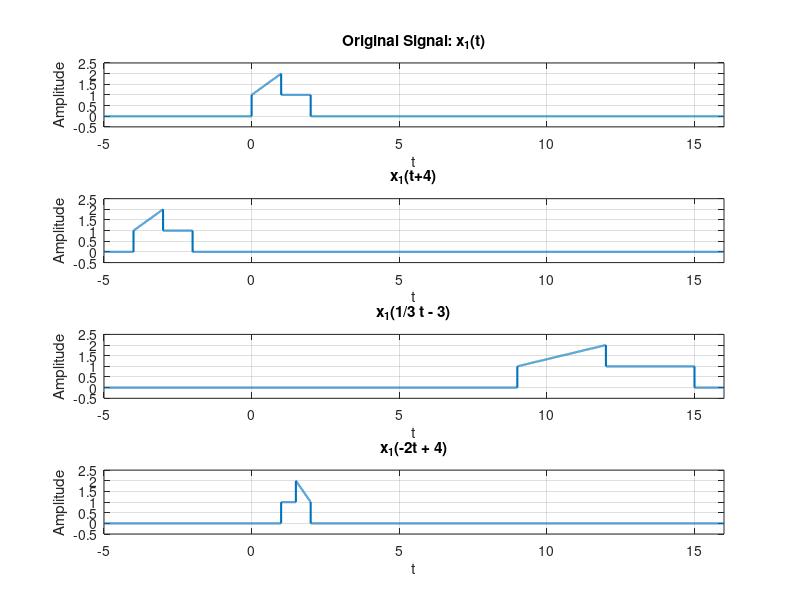

Source code (MATLAB):
t = -5:0.001:16;
x1 = @(t) (t+1).*((t>=0) & (t<=1)) + 1.*((t>1) & (t<=2));
figure;
subplot(4,1,1);
plot(t, x1(t), 'LineWidth', 1.5);
title('Original Signal: x_1(t)');
xlabel('t');
ylabel('Amplitude');
axis([-5 16 -0.5 2.5]);
grid on;
subplot(4,1,2);
plot(t, x1(t+4), 'LineWidth', 1.5);
title('x_1(t+4)');
xlabel('t');
ylabel('Amplitude');
axis([-5 16 -0.5 2.5]);
grid on;
subplot(4,1,3);
plot(t, x1((1/3)*t - 3), 'LineWidth', 1.5);
title('x_1(1/3 t - 3)');
xlabel('t');
ylabel('Amplitude');
axis([-5 16 -0.5 2.5]);
grid on;
subplot(4,1,4);
plot(t, x1(-2*t + 4), 'LineWidth', 1.5);
title('x_1(-2t + 4)');
xlabel('t');
ylabel('Amplitude');
axis([-5 16 -0.5 2.5]);
grid on;
